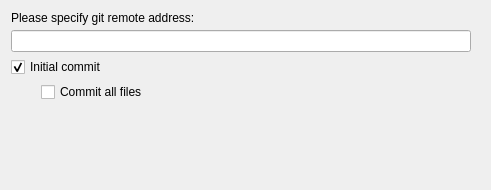
<?xml version="1.0" encoding="UTF-8"?>
<ui version="4.0">
 <class>GitOptionsWidget</class>
 <widget class="QWidget" name="GitOptionsWidget">
  <property name="geometry">
   <rect>
    <x>0</x>
    <y>0</y>
    <width>491</width>
    <height>190</height>
   </rect>
  </property>
  <property name="sizePolicy">
   <sizepolicy hsizetype="Expanding" vsizetype="Expanding">
    <horstretch>0</horstretch>
    <verstretch>0</verstretch>
   </sizepolicy>
  </property>
  <property name="minimumSize">
   <size>
    <width>491</width>
    <height>190</height>
   </size>
  </property>
  <property name="windowTitle">
   <string>Project name</string>
  </property>
  <layout class="QVBoxLayout" name="verticalLayout">
   <property name="spacing">
    <number>5</number>
   </property>
   <property name="rightMargin">
    <number>20</number>
   </property>
   <item>
    <widget class="QLabel" name="labelProject">
     <property name="text">
      <string>Please specify git remote address:</string>
     </property>
    </widget>
   </item>
   <item>
    <widget class="QLineEdit" name="gitRemote"/>
   </item>
   <item>
    <widget class="QCheckBox" name="initCommitCheckbox">
     <property name="text">
      <string>Initial commit</string>
     </property>
     <property name="checked">
      <bool>true</bool>
     </property>
    </widget>
   </item>
   <item>
    <layout class="QHBoxLayout" name="horizontalLayout">
     <property name="leftMargin">
      <number>30</number>
     </property>
     <item>
      <widget class="QCheckBox" name="commitAllFilesCheckbox">
       <property name="text">
        <string>Commit all files</string>
       </property>
      </widget>
     </item>
    </layout>
   </item>
   <item>
    <spacer name="verticalSpacer">
     <property name="orientation">
      <enum>Qt::Vertical</enum>
     </property>
     <property name="sizeHint" stdset="0">
      <size>
       <width>20</width>
       <height>40</height>
      </size>
     </property>
    </spacer>
   </item>
  </layout>
 </widget>
 <resources/>
 <connections>
  <connection>
   <sender>initCommitCheckbox</sender>
   <signal>toggled(bool)</signal>
   <receiver>commitAllFilesCheckbox</receiver>
   <slot>setEnabled(bool)</slot>
   <hints>
    <hint type="sourcelabel">
     <x>60</x>
     <y>62</y>
    </hint>
    <hint type="destinationlabel">
     <x>85</x>
     <y>81</y>
    </hint>
   </hints>
  </connection>
 </connections>
</ui>
